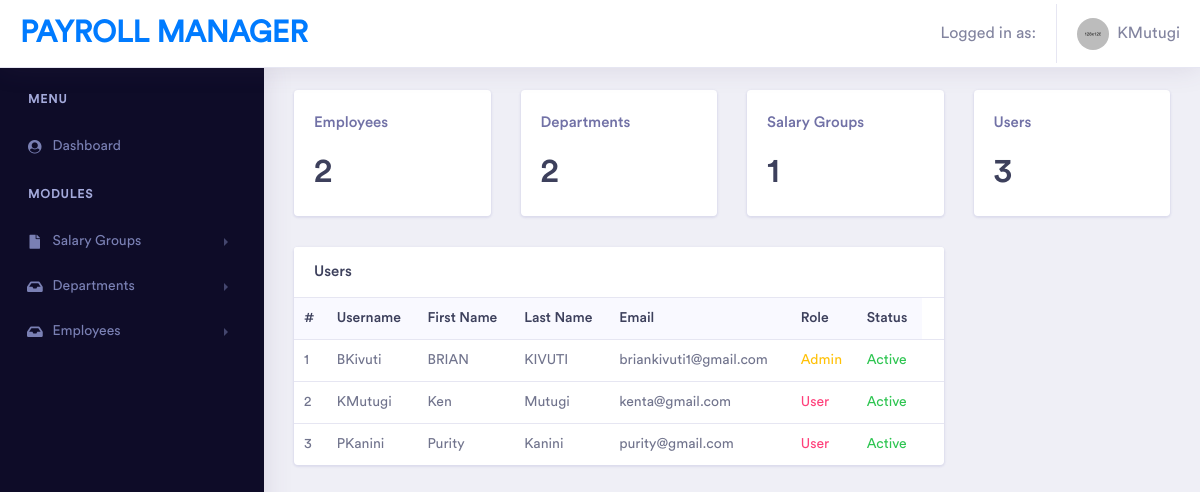
Before: /dashboard (signed in) with the older database file.
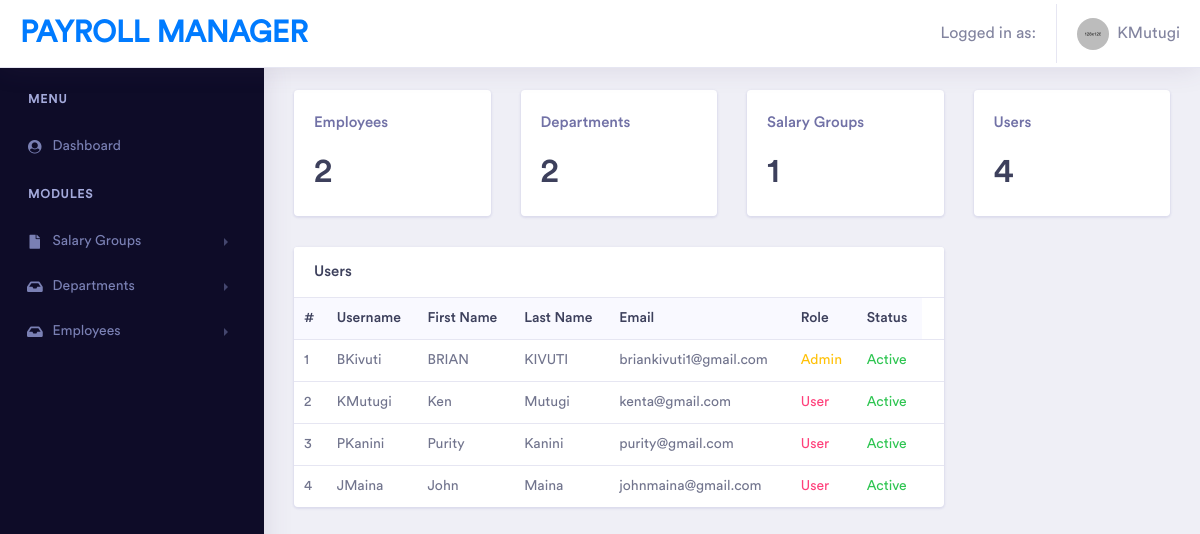
After: the same page with the newer database file.
### models/users.py (models this page shows, shortened)
class User(db.Model):
    __tablename__ = 'users'
    id = db.Column(db.Integer, primary_key=True)
    username = db.Column(db.String, nullable=False)
    first_name = db.Column(db.String, nullable=False)
    last_name = db.Column(db.String, nullable=False)
    email = db.Column(db.String, nullable=True)
    password = db.Column(db.String, nullable=True)
    role = db.Column(db.Integer, nullable=False)
    active = db.Column(db.Boolean, nullable=False, default=True)
    created_at = db.Column(db.DateTime(timezone=True), default=func.now())
    @classmethod
    def fetch_all(cls):
        return cls.query.all()

### main.py (the view)
@app.route('/dashboard', methods=['GET','POST'])
def dashboard():
    return dashboard_controller.Dashboard.dashboard()

### controllers/dashboard_controller.py (called while the page is built, shortened)
    @staticmethod
    def dashboard():
        if session:
            username = session['username']
            user_role = session['role']
            all_employees = EmployeeModel.fetch_all()
            all_departments = DepartmentModel.fetch_all()
            all_salary_groups = SalaryGroupModel.fetch_all()
            all_users = User.fetch_all()
            return render_template('dashboard.html', emps=len(all_employees),depts=len(all_departments),sgs=len(all_salary_groups),
                                    users=len(all_users), allusers=all_users, username=username, role=user_role)
        else:
            flash("Unauthorized!", "danger")
            return redirect(url_for('login'))

### models/department_model.py (called while the page is built)
    @classmethod
    def fetch_all(cls):
        return cls.query.all()

### models/employee_model.py (called while the page is built)
    @classmethod
    def fetch_all(cls):
        return cls.query.all()

### models/salary_group_model.py (called while the page is built)
    @classmethod
    def fetch_all(cls):
        return cls.query.all()

### templates/dashboard.html (shortened to what this page needs)
{% extends 'base.html' %}
{% block content %}
<div class="ecommerce-widget">
    <div class="container-fluid dashboard-content ">
        <div class="row">
            <div class="col-xl-3 col-lg-6 col-md-6 col-sm-12 col-12">
                <div class="card">
                    <div class="card-body">
                        <h5 class="text-muted">Employees</h5>
                        <div class="metric-value d-inline-block">
                            <h1 class="mb-1">{{ emps }}</h1>
                        </div>
                    </div>
                </div>
            </div>
            <div class="col-xl-3 col-lg-6 col-md-6 col-sm-12 col-12">
                <div class="card">
                    <div class="card-body">
                        <h5 class="text-muted">Departments</h5>
                        <div class="metric-value d-inline-block">
                            <h1 class="mb-1">{{ depts }}</h1>
                        </div>
                    </div>
                </div>
            </div>
            <div class="col-xl-3 col-lg-6 col-md-6 col-sm-12 col-12">
                <div class="card">
                    <div class="card-body">
                        <h5 class="text-muted">Salary Groups</h5>
                        <div class="metric-value d-inline-block">
                            <h1 class="mb-1">{{ sgs }}</h1>
                        </div>
                    </div>
                </div>
            </div>
            <div class="col-xl-3 col-lg-6 col-md-6 col-sm-12 col-12">
                <div class="card">
                    <div class="card-body">
                        <h5 class="text-muted">Users</h5>
                        <div class="metric-value d-inline-block">
                            <h1 class="mb-1">{{ users }}</h1>
                        </div>
                    </div>
                </div>
            </div>
        </div>
        <div class="row">
            <div class="col">
            </div>
        </div>
        <div class="row">
            <div class="col-xl-9 col-lg-12 col-md-6 col-sm-12 col-12">
                <div class="card">
                    <h5 class="card-header">Users</h5>
                    <div class="card-body p-0">
                        <div class="table-responsive">
                            <table class="table">
                                <thead class="bg-light">
                                    <tr class="border-0">
                                        <th class="border-0">#</th>
                                        <th class="border-0">Username</th>
                                        <th class="border-0">First Name</th>
                                        <th class="border-0">Last Name</th>
                                        <th class="border-0">Email</th>
                                        <th class="border-0">Role</th>
                                        <th class="border-0">Status</th>
                                    </tr>
                                </thead>
                                <tbody>
                                    {% for user in allusers %}
                                        <tr>
                                            <td>{{ user.id }}</td>
                                            <td>{{ user.username }} </td>
                                            <td>{{ user.first_name }}</td>
                                            <td>{{ user.last_name }}</td>
                                            <td>{{ user.email }}</td>
                                            {% if user.role == 0 %}
                                                <td class="text-warning">Admin</td>
                                            {% else %}
                                                <td class="text-secondary">User</td>
                                            {% endif %}
                                            {% if user.active == True %}
                                                <td class="text-success">Active</td>
                                            {% else %}
                                                <td class="text-danger">Inactive</td>
                                            {% endif %}
                                            <td>
                                            </td>
                                        </tr>
                                   {% endfor %}
                                </tbody>
                            </table>
                        </div>
                    </div>
                </div>
            </div>
        </div>
    </div>
</div>
{% endblock %}

### templates/base.html (shortened to what this page needs)
<!DOCTYPE html>
<html lang="en">
<head>
    <link rel="stylesheet" href="/static/assets/vendor/bootstrap/css/bootstrap.min.css">
    <link href="/static/assets/vendor/fonts/circular-std/style.css" rel="stylesheet">
    <link rel="stylesheet" href="/static/assets/libs/css/style.css">
    <link rel="stylesheet" href="/static/assets/vendor/fonts/fontawesome/css/fontawesome-all.css">
    <link rel="stylesheet" href="/static/assets/vendor/charts/chartist-bundle/chartist.css">
    <link rel="stylesheet" href="/static/assets/vendor/charts/morris-bundle/morris.css">
    <link rel="stylesheet" href="/static/assets/vendor/fonts/material-design-iconic-font/css/materialdesignicons.min.css">
    <link rel="stylesheet" href="/static/assets/vendor/charts/c3charts/c3.css">
    <link rel="stylesheet" href="/static/assets/vendor/fonts/flag-icon-css/flag-icon.min.css">
</head>
<body>
    <div class="dashboard-main-wrapper">
        <div class="dashboard-header">
            <nav class="navbar navbar-expand-lg bg-white fixed-top">
                <a class="navbar-brand" href="/dashboard">Payroll Manager</a>
                <div class="collapse navbar-collapse " id="navbarSupportedContent">
                    <ul class="navbar-nav ml-auto navbar-right-top">
                        <li class="nav-item dropdown notification">
                            <a class="nav-link nav-icons" href="#" id="navbarDropdownMenuLink1" data-toggle="dropdown" aria-haspopup="true" aria-expanded="false">
                                Logged in as:</a>
                        </li>
                        <li class="nav-item dropdown nav-user">
                            <a class="nav-link nav-user-img" href="#" id="navbarDropdownMenuLink2" data-toggle="dropdown" aria-haspopup="true" aria-expanded="false">
                                <img src="/static/assets/images/avatar-1.jpg" alt="" class="user-avatar-md rounded-circle mr-2">{{ username }}
                            </a>
                        </li>
                    </ul>
                </div>
            </nav>
        </div>
        {% include 'includes/left-sidebar.html' %}
        <div class="dashboard-wrapper">
            {% block content %}{% endblock %}
        </div>
    </div>
</body>
</html>

### templates/includes/left-sidebar.html (shortened to what this page needs)
        <div class="nav-left-sidebar sidebar-dark">
            <div class="menu-list">
                <nav class="navbar navbar-expand-lg navbar-light">
                    <div class="collapse navbar-collapse" id="navbarNav">
                        <ul class="navbar-nav flex-column">
                            <li class="nav-divider">
                                Menu
                            </li>
                            <li class="nav-item ">
                                <a class="nav-link" href="/dashboard"  aria-expanded="false" data-target="#submenu-1" aria-controls="submenu-1"><i class="fa fa-fw fa-user-circle"></i>Dashboard </a>
                            </li>
                            <li class="nav-divider">
                                Modules
                            </li>
                            <li class="nav-item">
                                <a class="nav-link" href="#" data-toggle="collapse" aria-expanded="false" data-target="#submenu-6" aria-controls="submenu-6"><i class="fas fa-fw fa-file"></i> Salary Groups </a>
                            </li>
                            <li class="nav-item">
                                <a class="nav-link" href="#" data-toggle="collapse" aria-expanded="false" data-target="#submenu-7" aria-controls="submenu-7"><i class="fas fa-fw fa-inbox"></i>Departments <span class="badge badge-secondary">New</span></a>
                            </li>
                            <li class="nav-item">
                                <a class="nav-link" href="#" data-toggle="collapse" aria-expanded="false" data-target="#submenu-8" aria-controls="submenu-8"><i class="fas fa-fw fa-inbox"></i>Employees <span class="badge badge-secondary">New</span></a>
                            </li>
                        </ul>
                    </div>
                </nav>
            </div>
        </div>

Changed rows visible on the page:
added User: id "4", username "JMaina", first_name "John", last_name "Maina", email "johnmaina@gmail.com", role "User", active "Active"
Other visible differences:
{{ users }}: "3" → "4"
